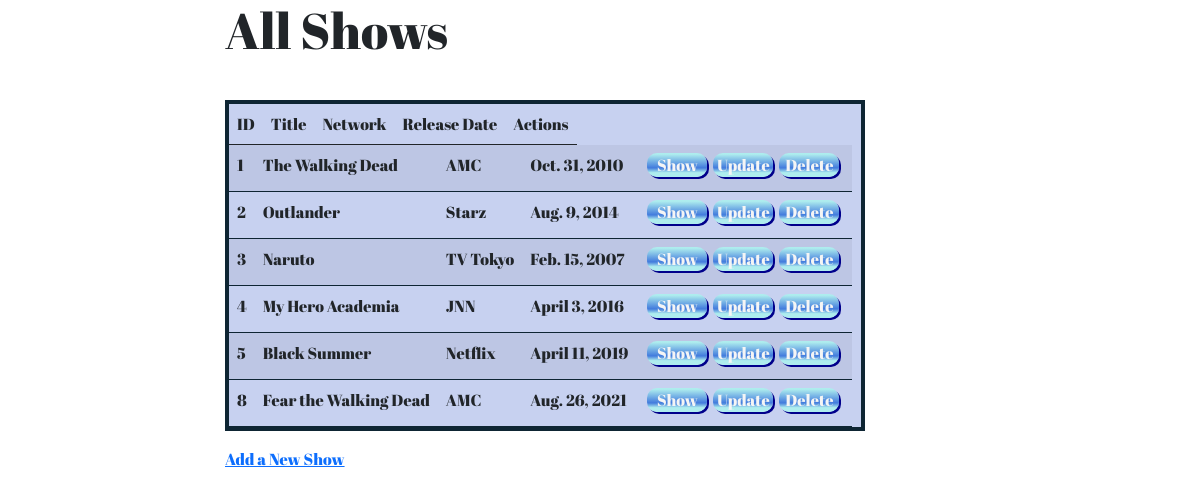
The app's page /shows, older data.
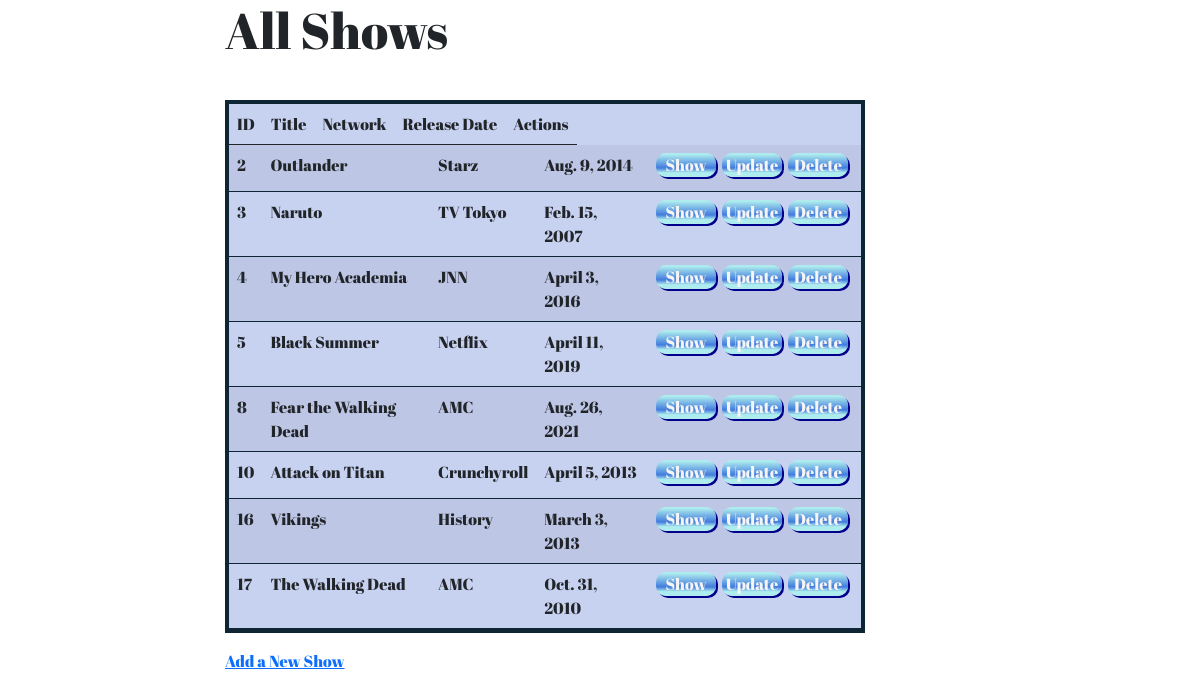
The same page, newer data.
### semirestful_tvshows_app/models.py (models this page shows)
class Shows(models.Model):
    title = models.CharField(max_length=255)
    network = models.CharField(max_length=255)
    release_date = models.DateField()
    desc = models.TextField(default='')
    created_at = models.DateTimeField(auto_now_add=True)
    updated_at = models.DateTimeField(auto_now=True)
    objects = Show_manager()

### semirestful_tvshows_app/views.py (the view)
# urls.py: path('shows', views.shows),
def shows(request):
    context = {
        'all_shows' : Shows.objects.all(),
    }
    return render(request, 'all_shows.html', context)

### semirestful_tvshows_app/templates/all_shows.html (shortened to what this page needs)
<!DOCTYPE html>
<html lang='en-US'>
<head>
    <link href="https://cdn.jsdelivr.net/npm/bootstrap@5.0.2/dist/css/bootstrap.min.css" rel="stylesheet"
>
    {% load static %}
    <link rel="stylesheet" href="{% static 'css/style.css' %}">
</head>
<body>
    <div id='wrapper'>
        <div id='header'>
            <h1>All Shows</h1>
            <table id="all_shows_table" class="table table-striped table-hover">
                <thead>
                    <tr>
                        <th>ID</th>
                        <th>Title</th>
                        <th>Network</th>
                        <th>Release Date</th>
                        <th>Actions</th>
                    </tr>
                </thead>
                <tbody>
                    {% for show in all_shows %}
                    <tr>
                        <td>{{show.id}}</td>
                        <td>{{show.title}}</td>
                        <td>{{show.network}}</td>
                        <td>{{show.release_date}}</td>
                        <td>
                            <div id="button_div">
                                <a href="/shows/{{show.id}}"><button class="show_button" type="submit">Show</button></a>
                                <a href="/shows/{{show.id}}/edit"><button class="show_button" type="submit">Update</button></a>
                                <form action="/shows/{{show.id}}/delete" method="POST">
                                    <button class="show_button" type="submit" value="{{show.id}}">Delete</button>
                                </form>
                            </div>
                        </td>
                    </tr>
                    {% endfor %}
                </tbody>
            </table>
            <a href="/shows/new">Add a New Show</a>
        </div>
    </div>
</body>
</html>

### semirestful_tvshows_app/static/css/style.css (style rules this page uses)
* { vertical-align: baseline; font-weight: inherit; font-family: 'Abril Fatface', cursive; font-style: inherit; font-size: 100%; border: 0 none; outline: 0; padding: 0; margin: 0; }
#wrapper { width: 750px; margin: 0 auto; }
h1 { font-size: 50px; margin: 0 0 40px 0; }
#all_shows_table { border: 4px solid rgb(14, 37, 51); background-color: rgb(199, 209, 240); display: flex; flex-direction: column; width: 640px; }
#button_div { width: 200px; height: 30px; display: flex; flex-direction: row; }
.show_button { display: inline-block; color: whitesmoke; background: rgb(174,237,238); background: linear-gradient(180deg, rgba(174,237,238,1) 5%, rgba(66,123,221,1) 62%, rgba(174,237,238,0.9948354341736695) 82%); border-radius: 10px; width: 60px; box-shadow: 2px 2px darkblue; margin: 0 3px; }

Row changes from the older to the newer data that the page shows:
removed Shows: id "1", title "The Walking Dead", network "AMC", release_date "Oct. 31, 2010"
added Shows: id "10", title "Attack on Titan", network "Crunchyroll", release_date "April 5, 2013"
added Shows: id "16", title "Vikings", network "History", release_date "March 3, 2013"
added Shows: id "17", title "The Walking Dead", network "AMC", release_date "Oct. 31, 2010"
